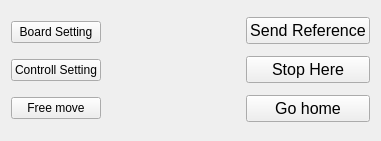
   <widget class="QWidget" name="">
    <property name="geometry">
     <rect>
      <x>20</x>
      <y>340</y>
      <width>381</width>
      <height>141</height>
     </rect>
    </property>
    <layout class="QHBoxLayout" name="horizontalLayout_10">
     <item>
      <layout class="QVBoxLayout" name="verticalLayout_21">
       <item>
        <widget class="QPushButton" name="scorBoardSetup">
         <property name="text">
          <string>Board Setting</string>
         </property>
        </widget>
       </item>
       <item>
        <widget class="QPushButton" name="controlSet">
         <property name="text">
          <string>Controll Setting</string>
         </property>
        </widget>
       </item>
       <item>
        <widget class="QPushButton" name="freeMove">
         <property name="text">
          <string>Free move</string>
         </property>
        </widget>
       </item>
      </layout>
     </item>
     <item>
      <widget class="QLabel" name="image">
       <property name="sizePolicy">
        <sizepolicy hsizetype="MinimumExpanding" vsizetype="Preferred">
         <horstretch>0</horstretch>
         <verstretch>0</verstretch>
        </sizepolicy>
       </property>
       <property name="maximumSize">
        <size>
         <width>250</width>
         <height>250</height>
        </size>
       </property>
       <property name="toolTip">
        <string>&lt;html&gt;&lt;head/&gt;&lt;body&gt;&lt;p&gt;Developed by: Emanuele Alfano&lt;/p&gt;&lt;p&gt;alfystar1701@gmail.com&lt;/p&gt;&lt;/body&gt;&lt;/html&gt;</string>
       </property>
       <property name="styleSheet">
        <string notr="true"/>
       </property>
       <property name="text">
        <string/>
       </property>
       <property name="pixmap">
        <pixmap resource="imgs.qrc">:/img/Logo2 small.png</pixmap>
       </property>
       <property name="scaledContents">
        <bool>true</bool>
       </property>
      </widget>
     </item>
     <item>
      <layout class="QVBoxLayout" name="verticalLayout">
       <item>
        <widget class="QPushButton" name="sendRef">
         <property name="font">
          <font>
           <pointsize>12</pointsize>
          </font>
         </property>
         <property name="text">
          <string>Send Reference</string>
         </property>
        </widget>
       </item>
       <item>
        <widget class="QPushButton" name="breakSign">
         <property name="font">
          <font>
           <pointsize>12</pointsize>
          </font>
         </property>
         <property name="text">
          <string>Stop Here</string>
         </property>
        </widget>
       </item>
       <item>
        <widget class="QPushButton" name="goHome">
         <property name="font">
          <font>
           <pointsize>12</pointsize>
          </font>
         </property>
         <property name="text">
          <string>Go home</string>
         </property>
        </widget>
       </item>
      </layout>
     </item>
    </layout>
   </widget>
